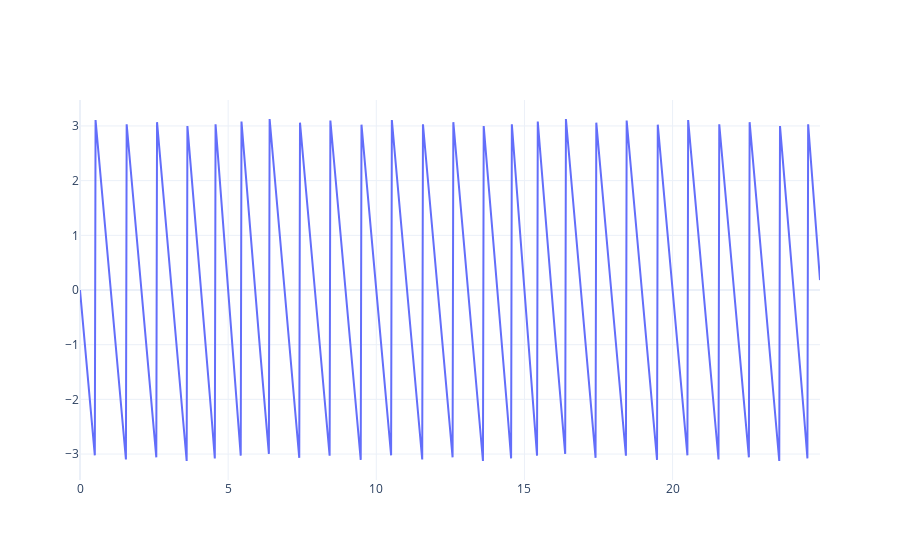

Write notebook code for a chart like this one.
### Code cell
t.fx1 = 0.9
t.fy1 = 0.9

t.py0 = 0.5
t.py1 = 0.5
go.Figure([
    go.Scatter(x=tt, y=np.arctan2(pos['y'], pos['x']))
])

### Figure 1 — Plotly figure (JSON) as saved in the notebook; plotly's stock layout.template omitted (floating-point values rounded to 4 significant figures; data arrays with more than 128 entries replaced by an {"elided": "..."} marker saying what was removed)
{"data": [{"type": "scatter", "x": {"elided": "1000 float values"}, "y": {"elided": "1000 float values"}}], "layout": {"autosize": true, "xaxis": {"autorange": true, "range": [0, 24.98], "type": "linear"}, "yaxis": {"autorange": true, "range": [-3.475, 3.475], "type": "linear"}}}
